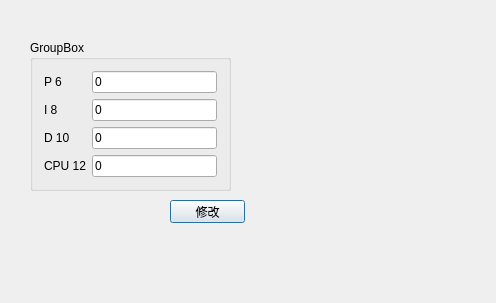
<?xml version="1.0" encoding="UTF-8"?>
<ui version="4.0">
 <class>Window</class>
 <widget class="QDialog" name="Window">
  <property name="geometry">
   <rect>
    <x>0</x>
    <y>0</y>
    <width>496</width>
    <height>303</height>
   </rect>
  </property>
  <property name="windowTitle">
   <string>Window</string>
  </property>
  <widget class="QGroupBox" name="groupBox">
   <property name="geometry">
    <rect>
     <x>30</x>
     <y>40</y>
     <width>201</width>
     <height>151</height>
    </rect>
   </property>
   <property name="title">
    <string>GroupBox</string>
   </property>
   <layout class="QVBoxLayout" name="verticalLayout">
    <item>
     <layout class="QGridLayout" name="gridLayout">
      <item row="0" column="0">
       <widget class="QLabel" name="label">
        <property name="text">
         <string>P 6</string>
        </property>
       </widget>
      </item>
      <item row="0" column="1">
       <widget class="QLineEdit" name="kp">
        <property name="text">
         <string>0</string>
        </property>
       </widget>
      </item>
      <item row="1" column="0">
       <widget class="QLabel" name="label_2">
        <property name="text">
         <string>I 8</string>
        </property>
       </widget>
      </item>
      <item row="1" column="1">
       <widget class="QLineEdit" name="ki">
        <property name="text">
         <string>0</string>
        </property>
       </widget>
      </item>
      <item row="2" column="0">
       <widget class="QLabel" name="label_3">
        <property name="text">
         <string>D 10</string>
        </property>
       </widget>
      </item>
      <item row="2" column="1">
       <widget class="QLineEdit" name="kd">
        <property name="text">
         <string>0</string>
        </property>
       </widget>
      </item>
      <item row="3" column="0">
       <widget class="QLabel" name="label_4">
        <property name="text">
         <string>CPU 12</string>
        </property>
       </widget>
      </item>
      <item row="3" column="1">
       <widget class="QLineEdit" name="cpu">
        <property name="text">
         <string>0</string>
        </property>
       </widget>
      </item>
     </layout>
    </item>
   </layout>
  </widget>
  <widget class="QPushButton" name="save">
   <property name="geometry">
    <rect>
     <x>170</x>
     <y>200</y>
     <width>75</width>
     <height>23</height>
    </rect>
   </property>
   <property name="text">
    <string>修改</string>
   </property>
  </widget>
 </widget>
 <layoutdefault spacing="6" margin="11"/>
 <resources/>
 <connections/>
</ui>
